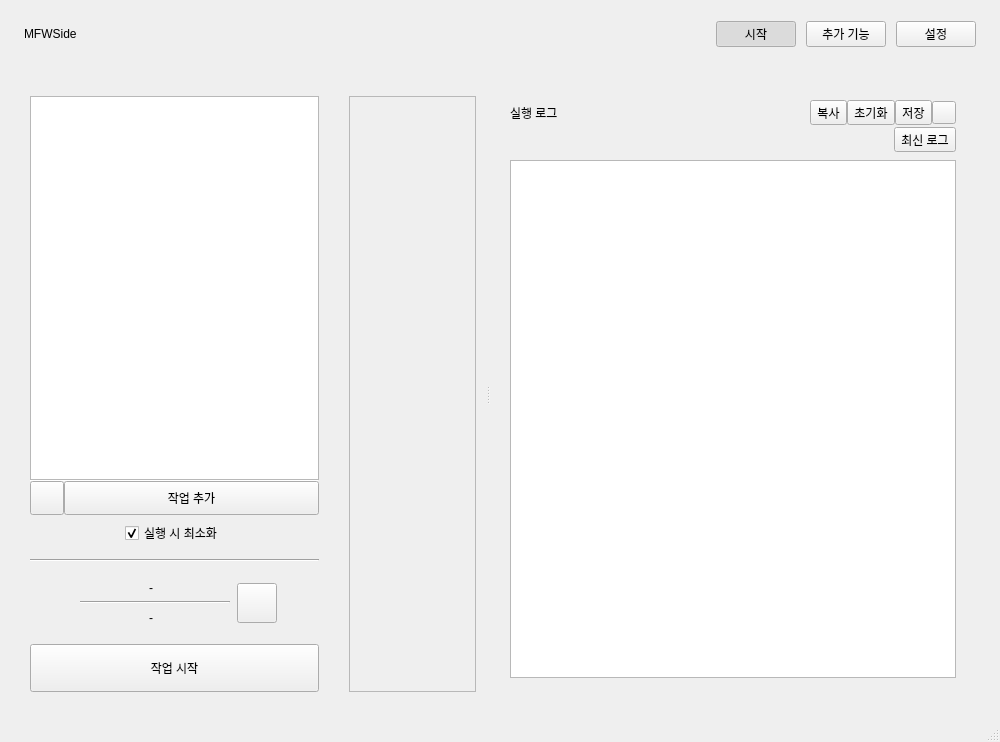
<?xml version="1.0" encoding="UTF-8"?>
<ui version="4.0">
 <class>MainWindow</class>
 <widget class="QMainWindow" name="MainWindow">
  <property name="geometry">
   <rect>
    <x>0</x>
    <y>0</y>
    <width>1000</width>
    <height>742</height>
   </rect>
  </property>
  <property name="windowTitle">
   <string>MFWSide</string>
  </property>
  <widget class="QWidget" name="centralwidget">
   <property name="minimumSize">
    <size>
     <width>1000</width>
     <height>600</height>
    </size>
   </property>
  <layout class="QVBoxLayout" name="verticalLayout">
   <property name="spacing">
    <number>0</number>
   </property>
   <property name="leftMargin">
    <number>0</number>
   </property>
   <property name="topMargin">
    <number>0</number>
   </property>
   <property name="rightMargin">
    <number>0</number>
   </property>
   <property name="bottomMargin">
    <number>0</number>
   </property>
   <item>
    <widget class="QWidget" name="appHeader" native="true">
     <property name="minimumSize">
      <size><width>0</width><height>68</height></size>
     </property>
     <property name="maximumSize">
      <size><width>16777215</width><height>68</height></size>
     </property>
     <layout class="QHBoxLayout" name="appHeaderLayout" stretch="1,0,0,0,0">
      <property name="spacing"><number>10</number></property>
      <property name="leftMargin"><number>24</number></property>
      <property name="topMargin"><number>0</number></property>
      <property name="rightMargin"><number>24</number></property>
      <property name="bottomMargin"><number>0</number></property>
      <item>
       <widget class="QLabel" name="appBrandLabel">
        <property name="text"><string>MFWSide</string></property>
       </widget>
      </item>
      <item>
       <spacer name="appHeaderSpacer">
        <property name="orientation"><enum>Qt::Orientation::Horizontal</enum></property>
        <property name="sizeHint" stdset="0"><size><width>40</width><height>20</height></size></property>
       </spacer>
      </item>
      <item>
       <widget class="QPushButton" name="dashboardNavButton">
        <property name="text"><string>시작</string></property>
        <property name="checkable"><bool>true</bool></property>
        <property name="checked"><bool>true</bool></property>
       </widget>
      </item>
      <item>
       <widget class="QPushButton" name="extraFeaturesNavButton">
        <property name="text"><string>추가 기능</string></property>
        <property name="accessibleName"><string>추가 기능 탭</string></property>
        <property name="checkable"><bool>true</bool></property>
       </widget>
      </item>
      <item>
       <widget class="QPushButton" name="settingsNavButton">
        <property name="text"><string>설정</string></property>
        <property name="checkable"><bool>true</bool></property>
       </widget>
      </item>
     </layout>
    </widget>
   </item>
   <item>
     <widget class="QStackedWidget" name="mainPages">
      <property name="currentIndex">
       <number>0</number>
      </property>
      <widget class="QWidget" name="mainTab">
       <layout class="QHBoxLayout" name="horizontalLayout">
        <property name="spacing">
         <number>10</number>
        </property>
        <property name="leftMargin">
         <number>20</number>
        </property>
        <property name="topMargin">
         <number>18</number>
        </property>
        <property name="rightMargin">
         <number>20</number>
        </property>
        <property name="bottomMargin">
         <number>18</number>
        </property>
        <item>
         <widget class="QWidget" name="_1_settingStartWidget" native="true">
          <property name="sizePolicy">
           <sizepolicy hsizetype="Fixed" vsizetype="Preferred">
            <horstretch>0</horstretch>
            <verstretch>0</verstretch>
           </sizepolicy>
          </property>
          <property name="minimumSize">
           <size>
            <width>309</width>
            <height>0</height>
           </size>
          </property>
          <layout class="QVBoxLayout" name="verticalLayout_3">
           <property name="leftMargin">
            <number>10</number>
           </property>
           <property name="topMargin">
            <number>10</number>
           </property>
           <property name="rightMargin">
            <number>10</number>
           </property>
           <property name="bottomMargin">
            <number>10</number>
           </property>
           <item>
            <layout class="QVBoxLayout" name="settingStartWidget_1">
             <property name="topMargin">
              <number>0</number>
             </property>
             <property name="bottomMargin">
              <number>8</number>
             </property>
             <item>
              <widget class="QFrame" name="taskListContainer">
               <property name="sizePolicy">
                <sizepolicy hsizetype="Expanding" vsizetype="Expanding">
                 <horstretch>0</horstretch>
                 <verstretch>0</verstretch>
                </sizepolicy>
               </property>
               <layout class="QVBoxLayout" name="taskListLayout">
                <property name="spacing">
                 <number>0</number>
                </property>
                <property name="leftMargin">
                 <number>0</number>
                </property>
                <property name="topMargin">
                 <number>0</number>
                </property>
                <property name="rightMargin">
                 <number>0</number>
                </property>
                <property name="bottomMargin">
                 <number>0</number>
                </property>
                <item>
                 <widget class="DragDropListWidget" name="taskOptionList">
                  <property name="selectionMode">
                   <enum>QAbstractItemView::SelectionMode::SingleSelection</enum>
                  </property>
                  <property name="dragDropMode">
                   <enum>QAbstractItemView::DragDropMode::InternalMove</enum>
                  </property>
                 </widget>
                </item>
                <item>
                 <widget class="Line" name="taskListSeparator">
                  <property name="minimumSize">
                   <size>
                    <width>0</width>
                    <height>1</height>
                   </size>
                  </property>
                  <property name="maximumSize">
                   <size>
                    <width>16777215</width>
                    <height>1</height>
                   </size>
                  </property>
                  <property name="orientation">
                   <enum>Qt::Orientation::Horizontal</enum>
                  </property>
                 </widget>
                </item>
                <item>
                 <widget class="QStackedWidget" name="taskListActionsStack">
                  <property name="minimumSize">
                   <size>
                    <width>0</width>
                    <height>34</height>
                   </size>
                  </property>
                  <property name="maximumSize">
                   <size>
                    <width>16777215</width>
                    <height>34</height>
                   </size>
                  </property>
                  <property name="currentIndex">
                   <number>0</number>
                  </property>
                  <widget class="QWidget" name="taskListFooter">
                   <layout class="QHBoxLayout" name="taskListFooterLayout">
                   <property name="spacing">
                    <number>0</number>
                   </property>
                   <property name="leftMargin">
                    <number>0</number>
                   </property>
                   <property name="topMargin">
                    <number>0</number>
                   </property>
                   <property name="rightMargin">
                    <number>0</number>
                   </property>
                   <property name="bottomMargin">
                    <number>0</number>
                   </property>
                   <item>
                    <widget class="QPushButton" name="taskResetButton">
                     <property name="minimumSize">
                      <size>
                       <width>34</width>
                       <height>34</height>
                      </size>
                     </property>
                     <property name="maximumSize">
                      <size>
                       <width>34</width>
                       <height>34</height>
                      </size>
                     </property>
                     <property name="accessibleName">
                      <string>작업 목록 초기화</string>
                     </property>
                     <property name="icon">
                      <iconset>
                       <normaloff>maabaicons:actions/refresh.svg</normaloff>maabaicons:actions/refresh.svg</iconset>
                     </property>
                     <property name="iconSize">
                      <size>
                       <width>18</width>
                       <height>18</height>
                      </size>
                     </property>
                     <property name="text">
                      <string/>
                     </property>
                    </widget>
                   </item>
                   <item>
                    <widget class="QPushButton" name="taskAddButton">
                     <property name="minimumSize">
                      <size>
                       <width>0</width>
                       <height>34</height>
                      </size>
                     </property>
                     <property name="maximumSize">
                      <size>
                       <width>16777215</width>
                       <height>34</height>
                      </size>
                     </property>
                     <property name="text">
                      <string>작업 추가</string>
                     </property>
                    </widget>
                   </item>
                   </layout>
                  </widget>
                  <widget class="QWidget" name="taskDeletePage">
                   <layout class="QHBoxLayout" name="taskDeletePageLayout">
                    <property name="leftMargin">
                     <number>4</number>
                    </property>
                    <property name="topMargin">
                     <number>4</number>
                    </property>
                    <property name="rightMargin">
                     <number>4</number>
                    </property>
                    <property name="bottomMargin">
                     <number>4</number>
                    </property>
                    <item>
                     <widget class="QFrame" name="taskDeleteDropZone">
                      <property name="acceptDrops">
                       <bool>true</bool>
                      </property>
                      <layout class="QHBoxLayout" name="taskDeleteDropZoneLayout">
                       <property name="leftMargin">
                        <number>0</number>
                       </property>
                       <property name="topMargin">
                        <number>0</number>
                       </property>
                       <property name="rightMargin">
                        <number>0</number>
                       </property>
                       <property name="bottomMargin">
                        <number>0</number>
                       </property>
                       <item alignment="Qt::AlignmentFlag::AlignHCenter|Qt::AlignmentFlag::AlignVCenter">
                        <widget class="QLabel" name="taskDeleteLabel">
                         <property name="text">
                          <string>제거</string>
                         </property>
                         <property name="alignment">
                          <set>Qt::AlignmentFlag::AlignCenter</set>
                         </property>
                        </widget>
                       </item>
                      </layout>
                     </widget>
                    </item>
                   </layout>
                  </widget>
                 </widget>
                </item>
               </layout>
              </widget>
             </item>
             <item alignment="Qt::AlignmentFlag::AlignHCenter">
              <widget class="QCheckBox" name="minimizeEnableBtn">
               <property name="sizePolicy">
                <sizepolicy hsizetype="Fixed" vsizetype="Fixed">
                 <horstretch>0</horstretch>
                 <verstretch>0</verstretch>
                </sizepolicy>
               </property>
               <property name="text">
                <string>실행 시 최소화</string>
               </property>
               <property name="checked">
                <bool>true</bool>
               </property>
              </widget>
             </item>
            </layout>
           </item>
           <item>
            <widget class="Line" name="line_4">
             <property name="orientation">
              <enum>Qt::Orientation::Horizontal</enum>
             </property>
            </widget>
           </item>
           <item alignment="Qt::AlignmentFlag::AlignHCenter">
            <widget class="QWidget" name="settingStartWidget_2" native="true">
             <property name="enabled">
              <bool>true</bool>
             </property>
             <property name="sizePolicy">
              <sizepolicy hsizetype="Preferred" vsizetype="Fixed">
               <horstretch>0</horstretch>
               <verstretch>0</verstretch>
              </sizepolicy>
             </property>
             <property name="minimumSize">
              <size>
               <width>0</width>
               <height>70</height>
              </size>
             </property>
             <property name="maximumSize">
              <size>
               <width>16777215</width>
               <height>70</height>
              </size>
             </property>
             <layout class="QHBoxLayout" name="horizontalLayout_2">
              <property name="leftMargin">
               <number>0</number>
              </property>
              <property name="topMargin">
               <number>0</number>
              </property>
              <property name="rightMargin">
               <number>0</number>
              </property>
              <property name="bottomMargin">
               <number>0</number>
              </property>
              <item>
               <widget class="QWidget" name="endLabelWidget" native="true">
                <property name="sizePolicy">
                 <sizepolicy hsizetype="Preferred" vsizetype="Fixed">
                  <horstretch>0</horstretch>
                  <verstretch>0</verstretch>
                 </sizepolicy>
                </property>
                <property name="maximumSize">
                 <size>
                  <width>160</width>
                  <height>16777215</height>
                 </size>
                </property>
                <layout class="QVBoxLayout" name="verticalLayout_2">
                 <item alignment="Qt::AlignmentFlag::AlignHCenter">
                  <widget class="QLabel" name="endWorkStatusLabel">
                   <property name="sizePolicy">
                    <sizepolicy hsizetype="Fixed" vsizetype="Fixed">
                     <horstretch>0</horstretch>
                     <verstretch>0</verstretch>
                    </sizepolicy>
                   </property>
                   <property name="minimumSize">
                    <size>
                     <width>0</width>
                     <height>15</height>
                    </size>
                   </property>
                   <property name="maximumSize">
                    <size>
                     <width>100</width>
                     <height>16777215</height>
                    </size>
                   </property>
                   <property name="text">
                    <string>-</string>
                   </property>
                  </widget>
                 </item>
                 <item>
                  <widget class="Line" name="line">
                   <property name="sizePolicy">
                    <sizepolicy hsizetype="Fixed" vsizetype="Fixed">
                     <horstretch>0</horstretch>
                     <verstretch>0</verstretch>
                    </sizepolicy>
                   </property>
                   <property name="minimumSize">
                    <size>
                     <width>150</width>
                     <height>0</height>
                    </size>
                   </property>
                   <property name="orientation">
                    <enum>Qt::Orientation::Horizontal</enum>
                   </property>
                  </widget>
                 </item>
                 <item alignment="Qt::AlignmentFlag::AlignHCenter">
                  <widget class="QLabel" name="endStatusLabel">
                   <property name="sizePolicy">
                    <sizepolicy hsizetype="Fixed" vsizetype="Fixed">
                     <horstretch>0</horstretch>
                     <verstretch>0</verstretch>
                    </sizepolicy>
                   </property>
                   <property name="minimumSize">
                    <size>
                     <width>0</width>
                     <height>15</height>
                    </size>
                   </property>
                   <property name="maximumSize">
                    <size>
                     <width>100</width>
                     <height>16777215</height>
                    </size>
                   </property>
                   <property name="text">
                    <string>-</string>
                   </property>
                  </widget>
                 </item>
                </layout>
               </widget>
              </item>
              <item>
               <widget class="QPushButton" name="endSettingBtn">
                <property name="sizePolicy">
                 <sizepolicy hsizetype="Fixed" vsizetype="Fixed">
                  <horstretch>0</horstretch>
                  <verstretch>0</verstretch>
                 </sizepolicy>
                </property>
                <property name="minimumSize">
                 <size>
                  <width>40</width>
                  <height>40</height>
                 </size>
                </property>
                <property name="maximumSize">
                 <size>
                  <width>40</width>
                  <height>40</height>
                 </size>
                </property>
                <property name="styleSheet">
                 <string notr="true"/>
                </property>
                <property name="text">
                 <string/>
                </property>
               </widget>
              </item>
             </layout>
            </widget>
           </item>
           <item>
            <widget class="QPushButton" name="workStartBtn">
             <property name="sizePolicy">
              <sizepolicy hsizetype="Expanding" vsizetype="Fixed">
               <horstretch>0</horstretch>
               <verstretch>0</verstretch>
              </sizepolicy>
             </property>
             <property name="minimumSize">
              <size>
               <width>0</width>
               <height>48</height>
              </size>
             </property>
             <property name="maximumSize">
              <size>
               <width>16777215</width>
               <height>48</height>
              </size>
             </property>
             <property name="text">
              <string>작업 시작</string>
             </property>
            </widget>
           </item>
          </layout>
         </widget>
        </item>
        <item>
         <widget class="QSplitter" name="workspaceSplitter">
          <property name="orientation">
           <enum>Qt::Orientation::Horizontal</enum>
          </property>
         <widget class="QWidget" name="_2_settingWidget" native="true">
          <layout class="QVBoxLayout" name="verticalLayout_5">
           <property name="leftMargin">
            <number>10</number>
           </property>
           <property name="topMargin">
            <number>10</number>
           </property>
           <property name="rightMargin">
            <number>10</number>
           </property>
           <property name="bottomMargin">
            <number>10</number>
           </property>
           <item>
            <layout class="QVBoxLayout" name="settingWidget_1">
             <item>
              <widget class="QScrollArea" name="scrollSettingWidget">
               <property name="widgetResizable">
                <bool>true</bool>
               </property>
               <widget class="QWidget" name="scrollSettingContents">
                <property name="geometry">
                 <rect>
                  <x>0</x>
                  <y>0</y>
                  <width>284</width>
                  <height>440</height>
                 </rect>
                </property>
               </widget>
              </widget>
             </item>
            </layout>
           </item>
          </layout>
         </widget>
         <widget class="QWidget" name="_3_logPrintWidget" native="true">
          <property name="sizePolicy">
           <sizepolicy hsizetype="Expanding" vsizetype="Preferred">
            <horstretch>0</horstretch>
            <verstretch>0</verstretch>
           </sizepolicy>
          </property>
          <property name="minimumSize">
           <size>
            <width>309</width>
            <height>0</height>
           </size>
          </property>
          <layout class="QVBoxLayout" name="logLayout">
           <property name="leftMargin">
            <number>10</number>
           </property>
           <property name="topMargin">
            <number>10</number>
           </property>
           <property name="rightMargin">
            <number>10</number>
           </property>
           <property name="bottomMargin">
            <number>10</number>
           </property>
          <property name="spacing">
           <number>6</number>
          </property>
          <item>
           <widget class="QScrollArea" name="monitorScrollArea">
            <property name="frameShape"><enum>QFrame::Shape::NoFrame</enum></property>
            <property name="widgetResizable"><bool>true</bool></property>
            <widget class="MonitorSectionsWidget" name="monitorSectionsWidget">
             <layout class="QVBoxLayout" name="monitorSectionsLayout">
              <property name="spacing"><number>8</number></property>
              <property name="leftMargin"><number>0</number></property>
              <property name="topMargin"><number>4</number></property>
              <property name="rightMargin"><number>4</number></property>
              <property name="bottomMargin"><number>4</number></property>
              <item>
               <widget class="QFrame" name="monitorLogSection">
                <layout class="QVBoxLayout" name="monitorLogSectionLayout">
                 <property name="spacing"><number>0</number></property>
                 <property name="leftMargin"><number>0</number></property>
                 <property name="topMargin"><number>0</number></property>
                 <property name="rightMargin"><number>0</number></property>
                 <property name="bottomMargin"><number>0</number></property>
                 <item>
                  <widget class="QWidget" name="monitorLogContent" native="true">
                   <layout class="QVBoxLayout" name="monitorLogContentLayout">
                    <property name="spacing"><number>8</number></property>
                    <property name="leftMargin"><number>10</number></property>
                    <property name="topMargin"><number>0</number></property>
                    <property name="rightMargin"><number>10</number></property>
                    <property name="bottomMargin"><number>10</number></property>
                    <item>
            <layout class="QGridLayout" name="logToolbarLayout">
             <property name="spacing">
              <number>2</number>
             </property>
             <item row="0" column="0">
              <widget class="QLabel" name="logTitleLabel">
               <property name="text">
                <string>실행 로그</string>
               </property>
              </widget>
             </item>
             <item row="1" column="0" colspan="2" alignment="Qt::AlignRight">
              <widget class="QToolButton" name="logLatestButton">
               <property name="visible">
                <bool>false</bool>
               </property>
               <property name="text">
                <string>최신 로그</string>
               </property>
               <property name="accessibleDescription">
                <string>로그의 가장 아래로 이동합니다.</string>
               </property>
             </widget>
             </item>
             <item row="0" column="1" alignment="Qt::AlignRight">
              <widget class="QWidget" name="logActionMenu" native="true">
               <layout class="QHBoxLayout" name="logActionMenuLayout">
                <property name="spacing">
                 <number>0</number>
                </property>
                <property name="leftMargin">
                 <number>0</number>
                </property>
                <property name="topMargin">
                 <number>0</number>
                </property>
                <property name="rightMargin">
                 <number>0</number>
                </property>
                <property name="bottomMargin">
                 <number>0</number>
                </property>
                <item>
                 <widget class="QToolButton" name="logCopyButton">
                  <property name="text">
                   <string>복사</string>
                  </property>
                 </widget>
                </item>
                <item>
                 <widget class="QToolButton" name="logClearButton">
                  <property name="text">
                   <string>초기화</string>
                  </property>
                 </widget>
                </item>
                <item>
                 <widget class="QToolButton" name="logSaveButton">
                  <property name="text">
                   <string>저장</string>
                  </property>
                 </widget>
                </item>
                <item>
                 <widget class="QToolButton" name="logMenuToggleButton">
                  <property name="minimumSize">
                   <size>
                    <width>24</width>
                    <height>0</height>
                   </size>
                  </property>
                  <property name="maximumSize">
                   <size>
                    <width>24</width>
                    <height>16777215</height>
                   </size>
                  </property>
                  <property name="text">
                   <string/>
                  </property>
                  <property name="accessibleName">
                   <string>로그 작업 메뉴 펼치기</string>
                  </property>
                 </widget>
                </item>
               </layout>
              </widget>
             </item>
            </layout>
           </item>
           <item>
            <widget class="QTextEdit" name="logPrintText">
             <property name="sizePolicy">
              <sizepolicy hsizetype="Expanding" vsizetype="Expanding">
               <horstretch>0</horstretch>
               <verstretch>0</verstretch>
              </sizepolicy>
             </property>
             <property name="minimumSize">
              <size>
               <width>0</width>
               <height>0</height>
              </size>
             </property>
             <property name="maximumSize">
              <size>
               <width>16777215</width>
               <height>16777215</height>
              </size>
             </property>
             <property name="mouseTracking">
              <bool>false</bool>
             </property>
             <property name="focusPolicy">
              <enum>Qt::FocusPolicy::NoFocus</enum>
             </property>
             <property name="readOnly">
              <bool>true</bool>
             </property>
            </widget>
           </item>
                   </layout>
                  </widget>
                 </item>
                </layout>
               </widget>
              </item>
             </layout>
            </widget>
           </widget>
          </item>
          </layout>
         </widget>
         </widget>
        </item>
       </layout>
      </widget>
      <widget class="QWidget" name="extraFeaturesTab">
      </widget>
      <widget class="QWidget" name="settingTab">
      </widget>
     </widget>
    </item>
   </layout>
  </widget>
  <widget class="QMenuBar" name="menubar">
   <property name="geometry">
    <rect>
     <x>0</x>
     <y>0</y>
     <width>1000</width>
     <height>33</height>
    </rect>
   </property>
  </widget>
  <widget class="QStatusBar" name="statusbar"/>
 </widget>
 <customwidgets>
  <customwidget>
   <class>DragDropListWidget</class>
   <extends>QListWidget</extends>
   <header>app.winUI</header>
  </customwidget>
  <customwidget>
   <class>MonitorSectionsWidget</class>
   <extends>QWidget</extends>
   <header>app.winUI</header>
  </customwidget>
 </customwidgets>
 <resources/>
 <connections/>
</ui>
